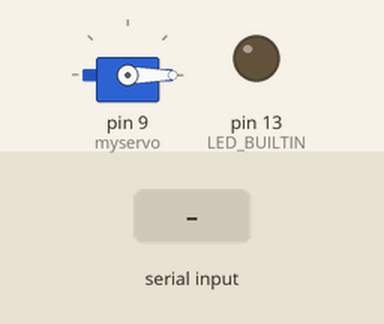
Bench run of a sketch on a simulated Arduino Uno, built with avr-gcc and run on an emulated ATmega328P. On the bench: servo, output pins drawn as LEDs (lit = HIGH). The inputs (shaded band) are chosen by the test bench. What the sketch prints to the serial monitor is not drawn.

Above: at 1.2 s.
1.3 s: "H" received over Serial
At 2.1 s:
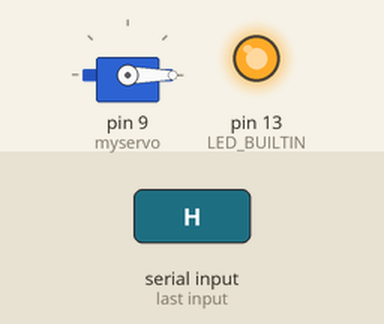
2.8 s: "b" received over Serial
At 3.2 s:
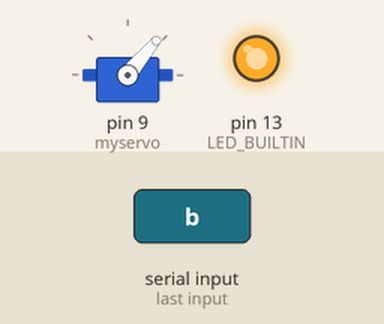
4.3 s: "L" received over Serial
At 5.5 s:
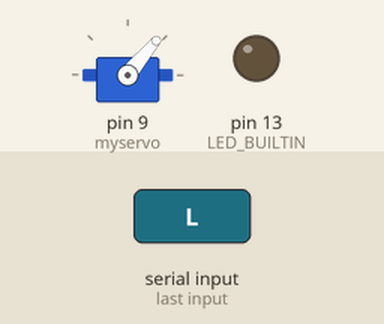
5.8 s: "c" received over Serial
At 6.7 s:
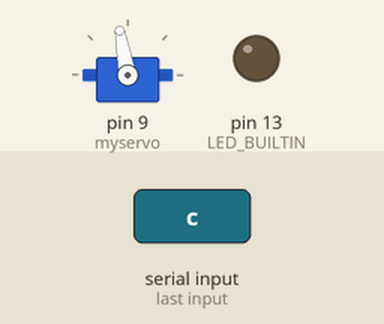
7.3 s: "d" received over Serial
At 7.8 s:
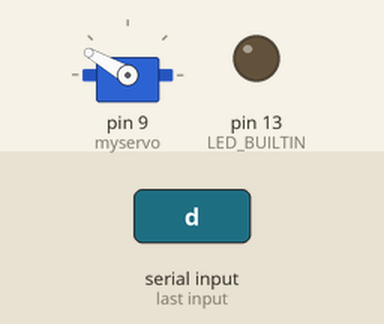
8.8 s: "e" received over Serial
At 10.2 s:
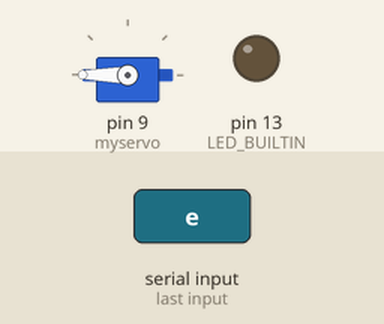
Timing chart, 0 to 11.3 s (numbered marks = the images above; inputs shaded):
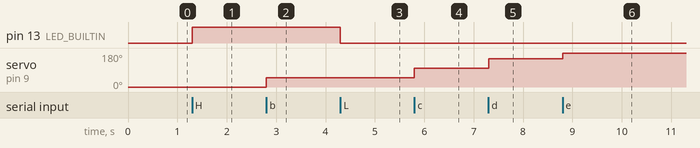

The sketch:

Gas_control_firmware.ino
```cpp
/*
 *  Author: René A. Cartaya López
 *
 * Goal: The control of a Gas Injection system for a plasma source
 *
 */

#include <Servo.h>
char data;
Servo myservo;  // create servo object to control a servo
int pos = 0;    // variable to store the servo position

void setup()
{
  Serial.begin(9600);
  pinMode(LED_BUILTIN, OUTPUT);
  digitalWrite (LED_BUILTIN, LOW); //initially set to low
  Serial.println("Basic building block for CNC Control #1");
  myservo.attach(9);  // attaches the servo on pin 9 to the servo object
}

void loop()
{
while (Serial.available())
  {
    data = Serial.read();
  }

  if (data == 'H')
  digitalWrite(LED_BUILTIN, HIGH);   // turn the LED on (HIGH is the voltage level)


  if (data == 'L')
  digitalWrite(LED_BUILTIN, LOW);    // turn the LED off by making the voltage LOW

  if  (data == 'a')
  pos = 0;
  myservo.write(pos);              // tell servo to go to position in variable 'pos'

  if  (data == 'b')
  pos = 50;
  myservo.write(pos);              // tell servo to go to position in variable 'pos'

  if  (data == 'c')
  pos = 100;
  myservo.write(pos);              // tell servo to go to position in variable 'pos'

  if  (data == 'd')
  pos = 150;
  myservo.write(pos);              // tell servo to go to position in variable 'pos'

  if  (data == 'e')
  pos = 200;
  myservo.write(pos);              // tell servo to go to position in variable 'pos'

}
```

Measured:
- after the input at 1.3 s, pin 13 (LED_BUILTIN): LOW → HIGH at once
- after the input at 2.8 s, servo on pin 9 (myservo): 0° → 50° at once
- after the input at 4.3 s, pin 13 (LED_BUILTIN): HIGH → LOW at once
- after the input at 5.8 s, servo on pin 9 (myservo): 50° → 100° at once
- after the input at 7.3 s, servo on pin 9 (myservo): 100° → 150° at once
- after the input at 8.8 s, servo on pin 9 (myservo): 150° → 180° at once
